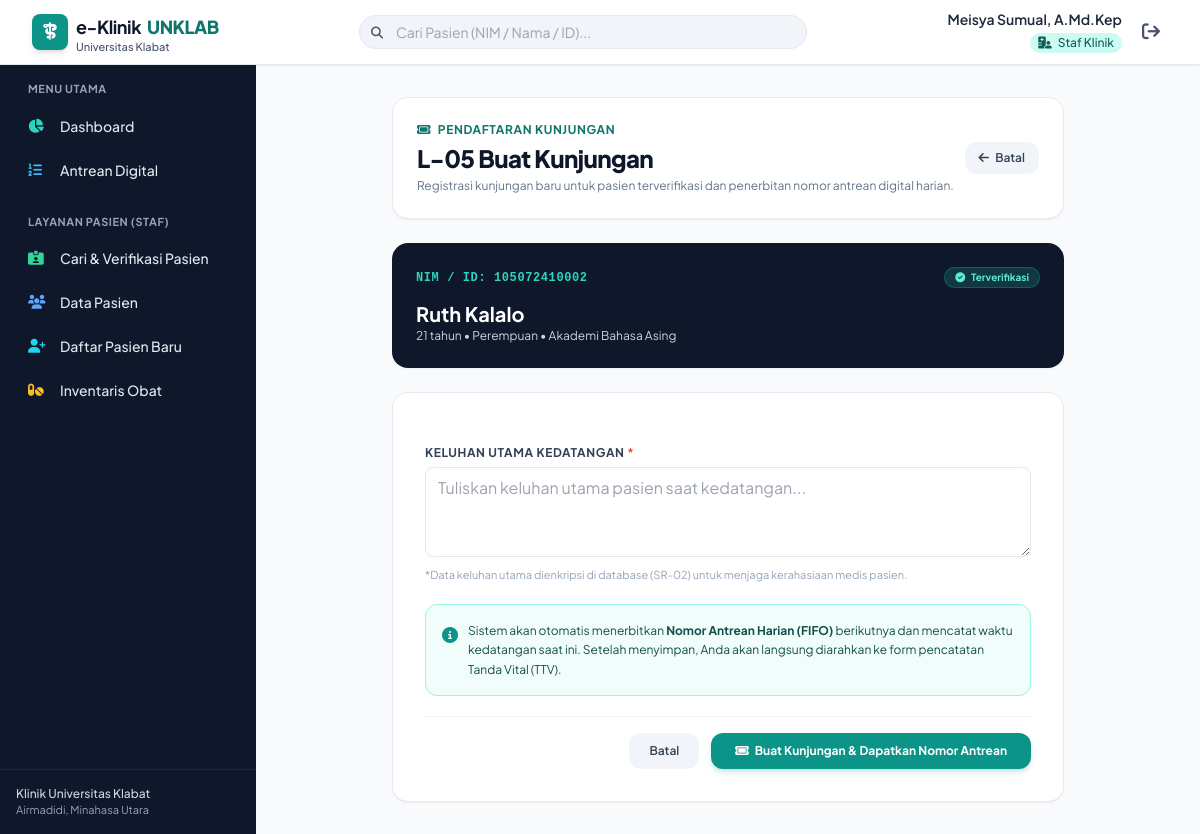
Screenshot of /kunjungan/buat/31/ (signed in) with the database file from the repository.
### klinik/models.py (models this page shows, shortened)
class Pengguna(AbstractUser):
    ROLE_CHOICES = (
        ('staf_klinik', 'Staf Klinik'),
        ('dokter', 'Dokter'),
    )
    id_pengguna = models.BigAutoField(primary_key=True)
    nama_lengkap = models.CharField(max_length=150, verbose_name="Nama Lengkap")
    role_akses = models.CharField(max_length=20, choices=ROLE_CHOICES, default='staf_klinik', verbose_name="Peran Akses")
    status_aktif = models.BooleanField(default=True, verbose_name="Status Aktif")
    class Meta:
        db_table = 'pengguna'
        verbose_name = 'Pengguna'
        verbose_name_plural = 'Pengguna'

class Pasien(models.Model):
    JENIS_KELAMIN_CHOICES = (
        ('L', 'Laki-laki'),
        ('P', 'Perempuan'),
    )
    id_pasien = models.BigAutoField(primary_key=True)
    nim_id = models.CharField(max_length=30, unique=True, db_index=True, verbose_name="NIM / ID Pasien")
    nama = models.CharField(max_length=150, db_index=True, verbose_name="Nama Lengkap")
    tanggal_lahir = models.DateField(verbose_name="Tanggal Lahir")
    jenis_kelamin = models.CharField(max_length=1, choices=JENIS_KELAMIN_CHOICES, verbose_name="Jenis Kelamin")
    fakultas = models.CharField(max_length=100, blank=True, null=True, verbose_name="Fakultas / Unit")
    alamat = models.TextField(blank=True, null=True, verbose_name="Alamat Tinggal")
    dibuat_pada = models.DateTimeField(auto_now_add=True)
    diperbarui_pada = models.DateTimeField(auto_now=True)
    class Meta:
        db_table = 'pasien'
        verbose_name = 'Pasien'
        verbose_name_plural = 'Pasien'
        indexes = [
            models.Index(fields=['nim_id'], name='idx_pasien_nim'),
            models.Index(fields=['nama'], name='idx_pasien_nama'),
        ]
    @property
    def umur(self):
        if not self.tanggal_lahir:
            return 0
        today = timezone.localdate()
        return today.year - self.tanggal_lahir.year - (
            (today.month, today.day) < (self.tanggal_lahir.month, self.tanggal_lahir.day)
        )

### klinik/views.py (the view)
# urls.py: path('kunjungan/buat/<int:id_pasien>/', views.kunjungan_create_view, name='kunjungan_create'),
@login_required
@role_required(['staf_klinik'])
def kunjungan_create_view(request, id_pasien):
    pasien = get_object_or_404(Pasien, pk=id_pasien)
    if request.method == 'POST':
        form = KunjunganForm(request.POST)
        if form.is_valid():
            with transaction.atomic():
                today = timezone.localdate()
                max_nomor = Kunjungan.objects.filter(tanggal_waktu__date=today).aggregate(
                    Max('nomor_antrian')
                )['nomor_antrian__max'] or 0
                nomor_antrian_baru = max_nomor + 1
                kunjungan = form.save(commit=False)
                kunjungan.id_pasien = pasien
                kunjungan.tanggal_waktu = timezone.now()
                kunjungan.nomor_antrian = nomor_antrian_baru
                kunjungan.status_antrian = 'menunggu'
                kunjungan.status_verifikasi = True
                kunjungan.status_pemeriksaan_awal = 'belum_ttv'
                kunjungan.prioritas_abnormal = False
                kunjungan.save()
            messages.success(
                request,
                f"Kunjungan berhasil dibuat! Pasien {pasien.nama} mendapatkan Nomor Antrean #{nomor_antrian_baru}."
            )
            return redirect('ttv_create_or_update', id_kunjungan=kunjungan.id_kunjungan)
        else:
            messages.error(request, "Gagal membuat kunjungan. Mohon lengkapi keluhan utama.")
    else:
        form = KunjunganForm()
    return render(request, 'klinik/kunjungan_form.html', {
        'form': form,
        'pasien': pasien,
        'judul': 'L-05 Buat Kunjungan: ' + pasien.nama
    })

### klinik/forms.py (shortened to what this page needs)
class KunjunganForm(forms.ModelForm):
    class Meta:
        model = Kunjungan
        fields = ['keluhan_utama']
        widgets = {
            'keluhan_utama': forms.Textarea(attrs={
                'class': 'w-full px-3 py-2 border rounded-lg focus:ring-2 focus:ring-teal-500',
                'rows': 3,
                'placeholder': 'Tuliskan keluhan utama pasien saat kedatangan...',
                'required': True
            }),
        }

### templates/klinik/kunjungan_form.html (shortened to what this page needs)
{% extends 'base.html' %}
{% block content %}
<div class="max-w-2xl mx-auto space-y-6">
    <div class="bg-white p-6 rounded-2xl border border-slate-200/80 shadow-sm flex items-center justify-between">
        <div>
            <div class="text-xs font-bold uppercase tracking-wider text-teal-700 mb-1">
                <i class="fa-solid fa-ticket mr-1"></i> Pendaftaran Kunjungan
            </div>
            <h1 class="text-2xl font-extrabold text-slate-900 tracking-tight">L-05 Buat Kunjungan</h1>
            <p class="text-xs text-slate-500 mt-1">Registrasi kunjungan baru untuk pasien terverifikasi dan penerbitan nomor antrean digital harian.</p>
        </div>
        <a href="{% url 'pasien_verifikasi_detail' id_pasien=pasien.id_pasien %}" class="px-3.5 py-2 bg-slate-100 hover:bg-slate-200 text-slate-700 text-xs font-semibold rounded-xl transition">
            <i class="fa-solid fa-arrow-left mr-1"></i> Batal
        </a>
    </div>
    <div class="bg-slate-900 text-white p-6 rounded-2xl shadow-sm space-y-3">
        <div class="flex items-center justify-between">
            <div class="text-xs font-bold uppercase tracking-wider text-teal-400 font-mono">
                NIM / ID: {{ pasien.nim_id }}
            </div>
            <span class="px-2.5 py-0.5 rounded-full text-[10px] font-bold bg-teal-500/20 text-teal-300 border border-teal-500/30">
                <i class="fa-solid fa-check-circle mr-1"></i> Terverifikasi
            </span>
        </div>
        <div>
            <div class="text-xl font-bold">{{ pasien.nama }}</div>
            <div class="text-xs text-slate-300">{{ pasien.umur }} tahun • {{ pasien.get_jenis_kelamin_display }} • {{ pasien.fakultas|default:"UNKLAB" }}</div>
        </div>
    </div>
    <div class="bg-white p-6 sm:p-8 rounded-2xl border border-slate-200/80 shadow-sm">
        <form method="POST" class="space-y-5">
            <div>
                <label class="block text-xs font-bold uppercase tracking-wider text-slate-700 mb-1.5">
                    Keluhan Utama Kedatangan <span class="text-red-500 font-bold">*</span>
                </label>
                {{ form.keluhan_utama }}
                <span class="text-[11px] text-slate-400 mt-1 block">
                    *Data keluhan utama dienkripsi di database (SR-02) untuk menjaga kerahasiaan medis pasien.
                </span>
            </div>
            <div class="p-4 rounded-xl bg-teal-50 border border-teal-200 text-teal-900 text-xs flex items-start gap-2.5">
                <i class="fa-solid fa-circle-info text-teal-600 text-base mt-0.5"></i>
                <div class="leading-relaxed">
                    Sistem akan otomatis menerbitkan <strong>Nomor Antrean Harian (FIFO)</strong> berikutnya dan mencatat waktu kedatangan saat ini. Setelah menyimpan, Anda akan langsung diarahkan ke form pencatatan Tanda Vital (TTV).
                </div>
            </div>
            <div class="pt-4 border-t border-slate-100 flex items-center justify-end gap-3">
                <a href="{% url 'pasien_verifikasi_detail' id_pasien=pasien.id_pasien %}" class="px-5 py-2.5 bg-slate-100 hover:bg-slate-200 text-slate-700 font-semibold rounded-xl text-xs transition">
                    Batal
                </a>
                <button type="submit" class="px-6 py-2.5 bg-teal-600 hover:bg-teal-700 text-white font-bold rounded-xl text-xs shadow-md shadow-teal-600/20 transition flex items-center gap-1.5">
                    <i class="fa-solid fa-ticket"></i> Buat Kunjungan & Dapatkan Nomor Antrean
                </button>
            </div>
        </form>
    </div>
</div>
{% endblock %}

### templates/base.html (shortened to what this page needs)
<!DOCTYPE html>
<html lang="id">
<head>
    <script src="https://cdn.tailwindcss.com"></script>
    <link rel="stylesheet" href="https://cdnjs.cloudflare.com/ajax/libs/font-awesome/6.5.1/css/all.min.css">
</head>
<body class="bg-slate-50 text-slate-800 antialiased min-h-screen flex flex-col">
    {% if user.is_authenticated %}
    <header class="bg-white border-b border-slate-200 sticky top-0 z-30 shadow-sm">
        <div class="px-4 sm:px-6 lg:px-8 h-16 flex items-center justify-between gap-4">
            <div class="flex items-center gap-3">
                <a href="{% url 'dashboard' %}" class="flex items-center gap-2">
                    <div class="w-9 h-9 rounded-lg bg-teal-600 flex items-center justify-center text-white shadow-md">
                        <i class="fa-solid fa-staff-snake text-lg"></i>
                    </div>
                    <div>
                        <span class="font-bold text-lg text-slate-900 tracking-tight flex items-center gap-1.5">
                            e-Klinik <span class="text-teal-700 font-extrabold">UNKLAB</span>
                        </span>
                        <span class="hidden sm:block text-[11px] text-slate-600 font-medium leading-none">Universitas Klabat</span>
                    </div>
                </a>
            </div>
            <div class="flex-1 max-w-md mx-2">
                <form action="{% if user.role_akses == 'dokter' %}{% url 'pasien_list' %}{% else %}{% url 'pasien_verifikasi' %}{% endif %}" method="GET" class="relative">
                    <input type="text" name="q" placeholder="Cari Pasien (NIM / Nama / ID)..."
                           class="w-full pl-9 pr-4 py-1.5 text-sm bg-slate-100 hover:bg-slate-200/80 focus:bg-white border border-slate-200 rounded-full focus:outline-none focus:ring-2 focus:ring-teal-500 transition-all">
                    <i class="fa-solid fa-magnifying-glass absolute left-3 top-2.5 text-slate-600 text-xs"></i>
                </form>
            </div>
            <div class="flex items-center gap-3">
                <div class="text-right hidden sm:block">
                    <div class="text-sm font-semibold text-slate-800 leading-tight">{{ user.nama_lengkap }}</div>
                    <div class="text-xs font-medium inline-block px-2 py-0.5 rounded-full mt-0.5 {% if user.role_akses == 'dokter' %}bg-sky-100 text-sky-800{% else %}bg-teal-100 text-teal-800{% endif %}">
                        <i class="{% if user.role_akses == 'dokter' %}fa-solid fa-user-doctor{% else %}fa-solid fa-hospital-user{% endif %} mr-1"></i>
                        {{ user.get_role_akses_display }}
                    </div>
                </div>
                <a href="{% url 'logout' %}" class="text-slate-600 hover:text-red-700 p-2 rounded-lg hover:bg-slate-100 transition-colors title='Keluar dari sistem'">
                    <i class="fa-solid fa-arrow-right-from-bracket text-lg"></i>
                </a>
            </div>
        </div>
    </header>
    <div class="flex flex-1">
        <aside id="sidebar" class="w-64 bg-slate-900 text-slate-200 flex-shrink-0 flex flex-col justify-between hidden lg:flex transition-all z-20">
            <div class="p-4 space-y-6">
                <div>
                    <div class="text-[11px] uppercase font-bold tracking-wider text-slate-400 mb-2 px-3">Menu Utama</div>
                    <nav class="space-y-1">
                        <a href="{% url 'dashboard' %}" class="flex items-center gap-3 px-3 py-2.5 rounded-lg text-sm font-medium text-slate-200 hover:bg-slate-800 hover:text-white transition-colors">
                            <i class="fa-solid fa-chart-pie w-5 text-teal-400"></i>
                            Dashboard
                        </a>
                        <a href="{% url 'antrean' %}" class="flex items-center gap-3 px-3 py-2.5 rounded-lg text-sm font-medium text-slate-200 hover:bg-slate-800 hover:text-white transition-colors">
                            <i class="fa-solid fa-list-ol w-5 text-sky-400"></i>
                            Antrean Digital
                        </a>
                    </nav>
                </div>
                {% if user.role_akses == 'staf_klinik' or user.is_superuser %}
                <div>
                    <div class="text-[11px] uppercase font-bold tracking-wider text-slate-400 mb-2 px-3">Layanan Pasien (Staf)</div>
                    <nav class="space-y-1">
                        <a href="{% url 'pasien_verifikasi' %}" class="flex items-center gap-3 px-3 py-2.5 rounded-lg text-sm font-medium text-slate-200 hover:bg-slate-800 hover:text-white transition-colors">
                            <i class="fa-solid fa-id-card-clip w-5 text-emerald-400"></i>
                            Cari & Verifikasi Pasien
                        </a>
                        <a href="{% url 'pasien_list' %}" class="flex items-center gap-3 px-3 py-2.5 rounded-lg text-sm font-medium text-slate-200 hover:bg-slate-800 hover:text-white transition-colors">
                            <i class="fa-solid fa-users w-5 text-blue-400"></i>
                            Data Pasien
                        </a>
                        <a href="{% url 'pasien_create' %}" class="flex items-center gap-3 px-3 py-2.5 rounded-lg text-sm font-medium text-slate-200 hover:bg-slate-800 hover:text-white transition-colors">
                            <i class="fa-solid fa-user-plus w-5 text-cyan-400"></i>
                            Daftar Pasien Baru
                        </a>
                        <a href="{% url 'obat_list' %}" class="flex items-center gap-3 px-3 py-2.5 rounded-lg text-sm font-medium text-slate-200 hover:bg-slate-800 hover:text-white transition-colors">
                            <i class="fa-solid fa-pills w-5 text-amber-400"></i>
                            Inventaris Obat
                        </a>
                    </nav>
                </div>
                {% endif %}
            </div>
            <div class="p-4 border-t border-slate-800 text-xs text-slate-400">
                <div class="font-medium text-slate-300">Klinik Universitas Klabat</div>
                <div class="text-[11px]">Airmadidi, Minahasa Utara</div>
            </div>
        </aside>
        <main class="flex-1 p-4 sm:p-6 lg:p-8 overflow-y-auto">
            {% block content %}{% endblock %}
        </main>
    </div>
    {% else %}
    <main class="flex-1 flex flex-col justify-center">
        {% block auth_content %}{% endblock %}
    </main>
    {% endif %}
</body>
</html>

### templates/base.html (style rules this page uses)
body { font-family: 'Plus Jakarta Sans', sans-serif; }

### rows the page displays
Pengguna: nama_lengkap "Meisya Sumual, A.Md.Kep", role_akses "Staf Klinik"
Pasien: nim_id "105072410002", nama "Ruth Kalalo", umur "21", jenis_kelamin "Perempuan", fakultas "Akademi Bahasa Asing"
